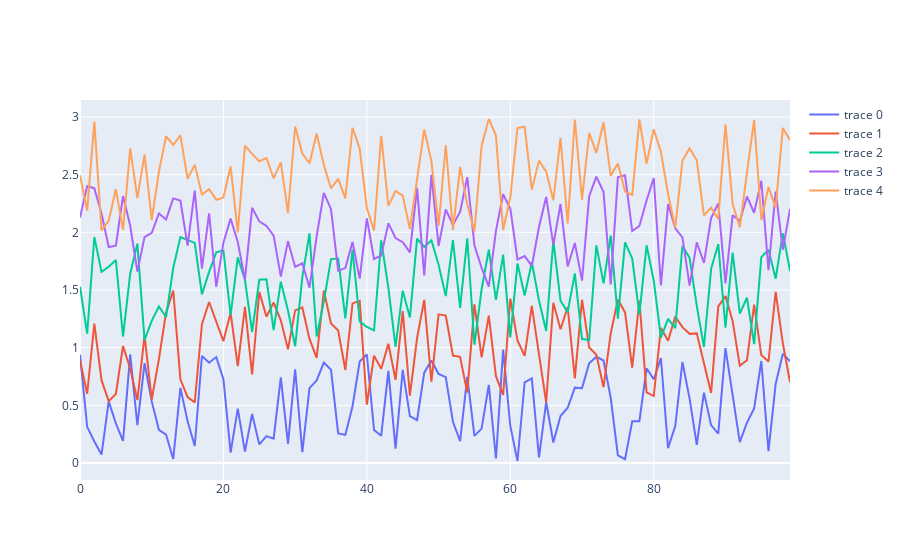

This figure's notebook cell:
### Code cell
import plotly.graph_objs as go
import random

f = go.FigureWidget()
f.layout.hovermode = 'closest'
f.layout.hoverdistance = -1 #ensures no "gaps" for selecting sparse data
default_linewidth = 2
highlighted_linewidth_delta = 2

# just some traces with random data points  
num_of_traces = 5
random.seed = 42
for i in range(num_of_traces):
    y = [random.random() + i / 2 for _ in range(100)]
    trace = go.Scatter(y=y, mode='lines', line={ 'width': default_linewidth })
    f.add_trace(trace)

# our custom event handler
def update_trace(trace, points, selector):
    # this list stores the points which were clicked on
    # in all but one trace they are empty
    if len(points.point_inds) == 0:
        return
        
    for i,_ in enumerate(f.data):
        f.data[i]['line']['width'] = default_linewidth + highlighted_linewidth_delta * (i == points.trace_index)


# we need to add the on_click event to each trace separately       
for i in range( len(f.data) ):
    f.data[i].on_click(update_trace)

# let's show the figure 
f.show()
